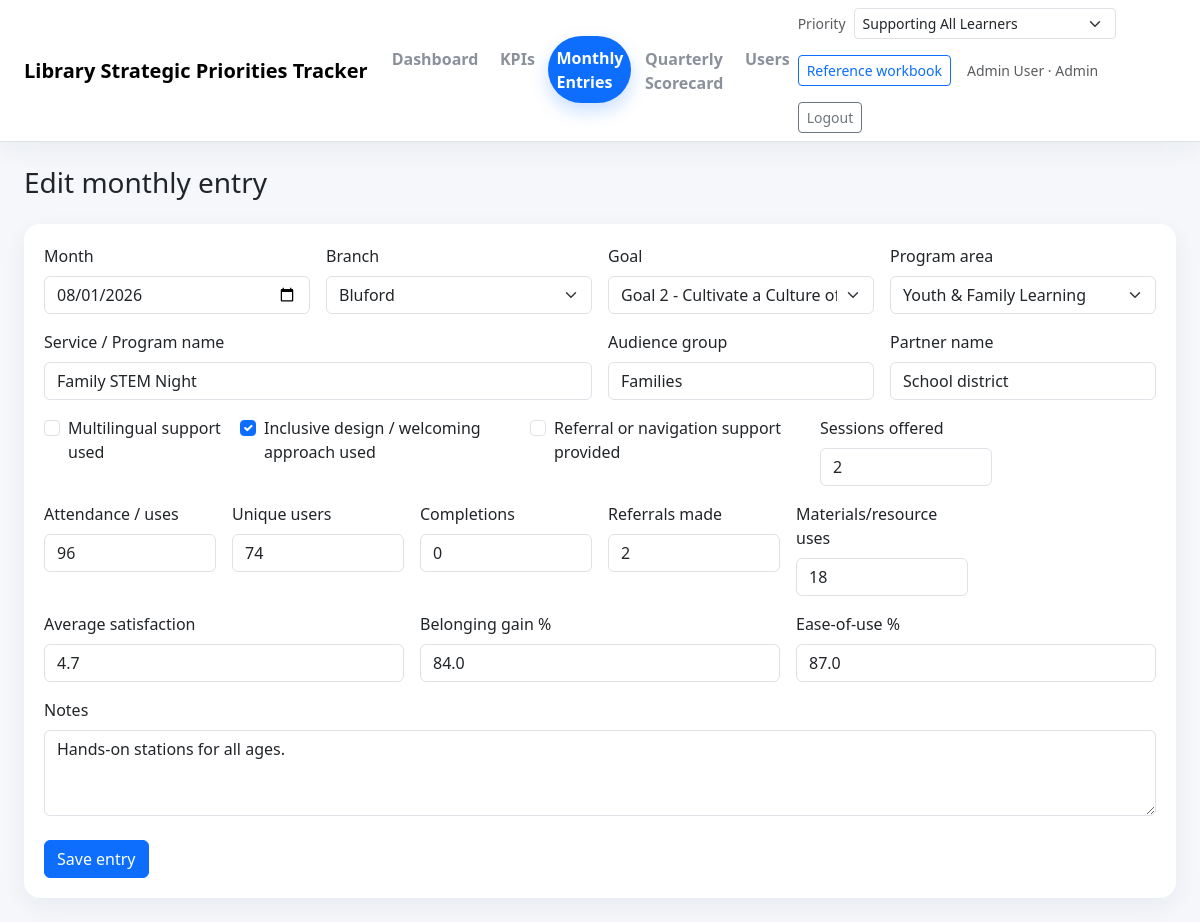
The page /entries/2/edit (signed in) on the database its author committed.
### app/models.py (models this page shows, shortened)
class TimestampMixin:
    created_at: Mapped[datetime] = mapped_column(default=datetime.utcnow, nullable=False)
    updated_at: Mapped[datetime] = mapped_column(default=datetime.utcnow, onupdate=datetime.utcnow, nullable=False)

class User(UserMixin, TimestampMixin, db.Model):
    __tablename__ = 'users'
    id: Mapped[int] = mapped_column(primary_key=True)
    full_name: Mapped[str] = mapped_column(db.String(120), nullable=False)
    email: Mapped[str] = mapped_column(db.String(255), unique=True, nullable=False, index=True)
    role: Mapped[str] = mapped_column(db.String(20), default='viewer', nullable=False)
    password_hash: Mapped[str] = mapped_column(db.String(255), nullable=False)
    is_active_user: Mapped[bool] = mapped_column(default=True, nullable=False)
    monthly_entries: Mapped[list['MonthlyEntry']] = relationship(back_populates='entered_by')
    kpi_updates: Mapped[list['KPIQuarterlyActual']] = relationship(back_populates='updated_by')
    @property
    def is_active(self) -> bool:
        return self.is_active_user
    def can_edit(self) -> bool:
        return self.role in {'admin', 'editor'}

class MonthlyEntry(TimestampMixin, db.Model):
    __tablename__ = 'monthly_entries'
    id: Mapped[int] = mapped_column(primary_key=True)
    priority_id: Mapped[int] = mapped_column(ForeignKey('strategic_priorities.id'), nullable=False, index=True)
    entry_month: Mapped[date] = mapped_column(nullable=False, index=True)
    branch_id: Mapped[int] = mapped_column(ForeignKey('branches.id'), nullable=False, index=True)
    goal_id: Mapped[int | None] = mapped_column(ForeignKey('strategic_goals.id'))
    program_area_id: Mapped[int | None] = mapped_column(ForeignKey('program_areas.id'))
    service_name: Mapped[str] = mapped_column(db.String(200), nullable=False)
    audience_group: Mapped[str | None] = mapped_column(db.String(120))
    partner_name: Mapped[str | None] = mapped_column(db.String(200))
    multilingual_support: Mapped[bool] = mapped_column(default=False, nullable=False)
    inclusive_design: Mapped[bool] = mapped_column(default=False, nullable=False)
    referral_support: Mapped[bool] = mapped_column(default=False, nullable=False)
    sessions_offered: Mapped[int] = mapped_column(default=0, nullable=False)
    attendance_or_uses: Mapped[int] = mapped_column(default=0, nullable=False)
    unique_users: Mapped[int] = mapped_column(default=0, nullable=False)
    completions: Mapped[int] = mapped_column(default=0, nullable=False)
    avg_satisfaction: Mapped[float | None] = mapped_column(db.Float)
    belonging_gain_pct: Mapped[float | None] = mapped_column(db.Float)
    ease_of_use_pct: Mapped[float | None] = mapped_column(db.Float)
    referrals_made: Mapped[int] = mapped_column(default=0, nullable=False)
    materials_or_resource_uses: Mapped[int] = mapped_column(default=0, nullable=False)
    notes: Mapped[str | None] = mapped_column(db.Text)
    entered_by_id: Mapped[int | None] = mapped_column(ForeignKey('users.id'))
    priority: Mapped[StrategicPriority] = relationship(back_populates='monthly_entries')
    branch: Mapped[Branch] = relationship(back_populates='monthly_entries')
    goal: Mapped[StrategicGoal | None] = relationship(back_populates='monthly_entries')
    program_area: Mapped[ProgramArea | None] = relationship(back_populates='monthly_entries')
    entered_by: Mapped[User | None] = relationship(back_populates='monthly_entries')

### app/main/routes.py (the view, shortened to what this page needs)
@main_bp.route('/entries/<int:entry_id>/edit', methods=['GET', 'POST'])
@login_required
def entry_edit(entry_id: int):
    require_editor()
    entry = MonthlyEntry.query.get_or_404(entry_id)
    priority = entry.priority
    form = MonthlyEntryForm(obj=entry)
    populate_entry_form(form, priority)
    return render_template('main/entry_form.html', form=form, title='Edit monthly entry', priority=priority)

### app/main/routes.py (called while the page is built)
def get_priority(priority_id: int | None = None) -> StrategicPriority:
    query = StrategicPriority.query.order_by(StrategicPriority.id)
    if priority_id:
        priority = db.session.get(StrategicPriority, priority_id)
        if not priority:
            abort(404)
        return priority
    requested = request.args.get('priority_id', type=int)
    if requested:
        priority = db.session.get(StrategicPriority, requested)
        if priority:
            return priority
    priority = query.first()
    if not priority:
        abort(404)
    return priority

@main_bp.app_context_processor
def inject_globals():
    selected = None
    try:
        selected = get_priority()
    except Exception:
        selected = None
    return {
        'current_fiscal_year': current_fiscal_year(),
        'all_priorities': StrategicPriority.query.order_by(StrategicPriority.id).all(),
        'selected_priority': selected,
    }

def require_editor():
    if not current_user.is_authenticated or not current_user.can_edit():
        abort(403)

def populate_entry_form(form: MonthlyEntryForm, priority: StrategicPriority) -> None:
    branches = Branch.query.filter_by(active=True).order_by(Branch.name).all()
    goals = StrategicGoal.query.filter_by(priority_id=priority.id).order_by(StrategicGoal.code).all()
    areas = ProgramArea.query.filter_by(priority_id=priority.id).order_by(ProgramArea.name).all()
    form.branch_id.choices = [(b.id, b.name) for b in branches]
    form.goal_id.choices = [(g.id, f'{g.code} - {g.title}') for g in goals]
    form.program_area_id.choices = [(a.id, a.name) for a in areas]

### app/models.py (called while the page is built)
@login_manager.user_loader
def load_user(user_id: str) -> User | None:
    return db.session.get(User, int(user_id))

### app/services.py (called while the page is built)
def current_fiscal_year(today: date | None = None) -> int:
    today = today or date.today()
    return today.year + 1 if today.month >= 7 else today.year

### app/templates/main/entry_form.html (shortened to what this page needs)
{% extends 'base.html' %}
{% block content %}
<h1 class="h3 mb-4">{{ title }}</h1>
<form method="post" class="form-section">
  <div class="row g-3">
    <div class="col-md-3">{{ form.entry_month.label(class='form-label') }}{{ form.entry_month(class='form-control') }}</div>
    <div class="col-md-3">{{ form.branch_id.label(class='form-label') }}{{ form.branch_id(class='form-select') }}</div>
    <div class="col-md-3">{{ form.goal_id.label(class='form-label') }}{{ form.goal_id(class='form-select') }}</div>
    <div class="col-md-3">{{ form.program_area_id.label(class='form-label') }}{{ form.program_area_id(class='form-select') }}</div>
    <div class="col-md-6">{{ form.service_name.label(class='form-label') }}{{ form.service_name(class='form-control') }}</div>
    <div class="col-md-3">{{ form.audience_group.label(class='form-label') }}{{ form.audience_group(class='form-control') }}</div>
    <div class="col-md-3">{{ form.partner_name.label(class='form-label') }}{{ form.partner_name(class='form-control') }}</div>
    <div class="col-md-2 form-check ms-2">{{ form.multilingual_support(class='form-check-input') }} {{ form.multilingual_support.label(class='form-check-label') }}</div>
    <div class="col-md-3 form-check ms-2">{{ form.inclusive_design(class='form-check-input') }} {{ form.inclusive_design.label(class='form-check-label') }}</div>
    <div class="col-md-3 form-check ms-2">{{ form.referral_support(class='form-check-input') }} {{ form.referral_support.label(class='form-check-label') }}</div>
    <div class="col-md-2">{{ form.sessions_offered.label(class='form-label') }}{{ form.sessions_offered(class='form-control') }}</div>
    <div class="col-md-2">{{ form.attendance_or_uses.label(class='form-label') }}{{ form.attendance_or_uses(class='form-control') }}</div>
    <div class="col-md-2">{{ form.unique_users.label(class='form-label') }}{{ form.unique_users(class='form-control') }}</div>
    <div class="col-md-2">{{ form.completions.label(class='form-label') }}{{ form.completions(class='form-control') }}</div>
    <div class="col-md-2">{{ form.referrals_made.label(class='form-label') }}{{ form.referrals_made(class='form-control') }}</div>
    <div class="col-md-2">{{ form.materials_or_resource_uses.label(class='form-label') }}{{ form.materials_or_resource_uses(class='form-control') }}</div>
    <div class="col-md-4">{{ form.avg_satisfaction.label(class='form-label') }}{{ form.avg_satisfaction(class='form-control') }}</div>
    <div class="col-md-4">{{ form.belonging_gain_pct.label(class='form-label') }}{{ form.belonging_gain_pct(class='form-control') }}</div>
    <div class="col-md-4">{{ form.ease_of_use_pct.label(class='form-label') }}{{ form.ease_of_use_pct(class='form-control') }}</div>
    <div class="col-12">{{ form.notes.label(class='form-label') }}{{ form.notes(class='form-control', rows=3) }}</div>
  </div>
  <div class="mt-4">{{ form.submit(class='btn btn-primary') }}</div>
</form>
{% endblock %}

### app/templates/base.html (shortened to what this page needs)
<!doctype html>
<html lang="en">
<head>
  <link href="https://cdn.jsdelivr.net/npm/bootstrap@5.3.3/dist/css/bootstrap.min.css" rel="stylesheet">
  <link rel="stylesheet" href="{{ url_for('static', filename='css/styles.css') }}">
</head>
<body data-endpoint="{{ request.endpoint or '' }}">
<nav class="navbar navbar-expand-lg bg-white border-bottom mb-4 app-navbar">
  <div class="container-fluid px-4">
    <a class="navbar-brand" href="{{ url_for('main.dashboard', priority_id=selected_priority.id if selected_priority else None) }}">{{ config.APP_NAME }}</a>
    {% if current_user.is_authenticated %}
    <div class="collapse navbar-collapse" id="navMain">
      <ul class="navbar-nav me-auto mb-2 mb-lg-0 app-nav-tabs" id="primaryNav">
        <li class="nav-item"><a class="nav-link" data-nav-key="dashboard" href="{{ url_for('main.dashboard', priority_id=selected_priority.id if selected_priority else None) }}">Dashboard</a></li>
        <li class="nav-item"><a class="nav-link" data-nav-key="kpis" href="{{ url_for('main.kpis', priority_id=selected_priority.id if selected_priority else None) }}">KPIs</a></li>
        <li class="nav-item"><a class="nav-link" data-nav-key="entries" href="{{ url_for('main.entries', priority_id=selected_priority.id if selected_priority else None) }}">Monthly Entries</a></li>
        <li class="nav-item"><a class="nav-link" data-nav-key="scorecard" href="{{ url_for('main.scorecard', priority_id=selected_priority.id if selected_priority else None) }}">Quarterly Scorecard</a></li>
        {% if current_user.role == 'admin' %}
        <li class="nav-item"><a class="nav-link" data-nav-key="manage_users" href="{{ url_for('main.manage_users', priority_id=selected_priority.id if selected_priority else None) }}">Users</a></li>
        {% endif %}
      </ul>
      <div class="d-flex gap-3 align-items-center flex-wrap">
        {% if all_priorities %}
        <form method="get" action="{{ url_for('main.switch_priority') }}" class="d-flex align-items-center gap-2">
          <label class="small text-muted">Priority</label>
          <select name="priority_id" class="form-select form-select-sm" onchange="this.form.submit()">
            {% for p in all_priorities %}
            <option value="{{ p.id }}" {% if selected_priority and p.id == selected_priority.id %}selected{% endif %}>{{ p.name }}</option>
            {% endfor %}
          </select>
        </form>
        {% endif %}
        {% if selected_priority and selected_priority.workbook_filename %}
        <a class="btn btn-outline-primary btn-sm" href="{{ url_for('main.download_reference_workbook', priority_id=selected_priority.id) }}">Reference workbook</a>
        {% endif %}
        <span class="text-muted small">{{ current_user.full_name }} · {{ current_user.role|title }}</span>
        <a class="btn btn-outline-secondary btn-sm" href="{{ url_for('auth.logout') }}">Logout</a>
      </div>
    </div>
    {% endif %}
  </div>
</nav>
<div class="container-fluid px-4 pb-4">
  {% block content %}{% endblock %}
</div>
</body>
</html>

### app/static/css/styles.css (style rules this page uses)
body { background: #f5f7fb; }
.navbar-brand { font-weight: 700; }
.app-navbar { box-shadow: 0 8px 24px rgba(25, 35, 58, 0.05); }
.app-nav-tabs { gap: 0.35rem; }
.app-nav-tabs .nav-link { position: relative; border-radius: 999px; padding: 0.6rem 1rem; font-weight: 600; transition: all 0.2s ease; }
.app-nav-tabs .nav-link.is-active { background: #0d6efd; color: #fff !important; box-shadow: 0 8px 18px rgba(13, 110, 253, 0.22); transform: translateY(-1px); }
.app-nav-tabs .nav-link.is-inactive { color: #6b7280 !important; background: transparent; opacity: 0.78; }
.form-section { background: #fff; border-radius: 1rem; padding: 1.25rem; box-shadow: 0 8px 24px rgba(25, 35, 58, 0.06); }

### rows shown on the page
User: full_name "Admin User", role "Admin"
MonthlyEntry: entry_month "08/01/2026", branch_id "Bluford", goal_id "Goal 2 - Cultivate a Culture of Coordinated, Joyful Learning", program_area_id "Youth & Family Learning", service_name "Family STEM Night", audience_group "Families", partner_name "School district", inclusive_design "☑", sessions_offered "2", attendance_or_uses "96", unique_users "74", completions "0", referrals_made "2", materials_or_resource_uses "18", avg_satisfaction "4.7", belonging_gain_pct "84.0", ease_of_use_pct "87.0", notes "Hands-on stations for all ages."

### other values the page prints
{{ config.APP_NAME }} "Library Strategic Priorities Tracker"
{{ title }} "Edit monthly entry"
form field priority_id "Supporting All Learners"
